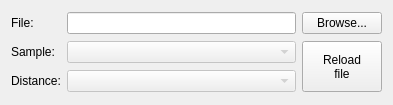
<?xml version="1.0" encoding="UTF-8"?>
<ui version="4.0">
 <class>Form</class>
 <widget class="QWidget" name="Form">
  <property name="geometry">
   <rect>
    <x>0</x>
    <y>0</y>
    <width>393</width>
    <height>105</height>
   </rect>
  </property>
  <property name="windowTitle">
   <string>Form</string>
  </property>
  <layout class="QGridLayout" name="gridLayout">
   <item row="0" column="2">
    <widget class="QPushButton" name="browseFilePushButton">
     <property name="text">
      <string>Browse...</string>
     </property>
     <property name="icon">
      <iconset theme="document-open"/>
     </property>
    </widget>
   </item>
   <item row="0" column="0">
    <widget class="QLabel" name="label">
     <property name="text">
      <string>File:</string>
     </property>
    </widget>
   </item>
   <item row="0" column="1">
    <widget class="QLineEdit" name="h5FileNameLineEdit">
     <property name="readOnly">
      <bool>true</bool>
     </property>
    </widget>
   </item>
   <item row="1" column="0">
    <widget class="QLabel" name="label_2">
     <property name="text">
      <string>Sample:</string>
     </property>
    </widget>
   </item>
   <item row="1" column="1">
    <widget class="QComboBox" name="sampleNameComboBox">
     <property name="enabled">
      <bool>false</bool>
     </property>
    </widget>
   </item>
   <item row="2" column="0">
    <widget class="QLabel" name="label_3">
     <property name="text">
      <string>Distance:</string>
     </property>
    </widget>
   </item>
   <item row="2" column="1">
    <widget class="QComboBox" name="distanceComboBox">
     <property name="enabled">
      <bool>false</bool>
     </property>
    </widget>
   </item>
   <item row="1" column="2" rowspan="2">
    <widget class="QPushButton" name="reloadFilePushButton">
     <property name="sizePolicy">
      <sizepolicy hsizetype="Minimum" vsizetype="Minimum">
       <horstretch>0</horstretch>
       <verstretch>0</verstretch>
      </sizepolicy>
     </property>
     <property name="text">
      <string>Reload
file</string>
     </property>
     <property name="icon">
      <iconset theme="view-refresh"/>
     </property>
    </widget>
   </item>
  </layout>
 </widget>
 <resources/>
 <connections/>
</ui>
